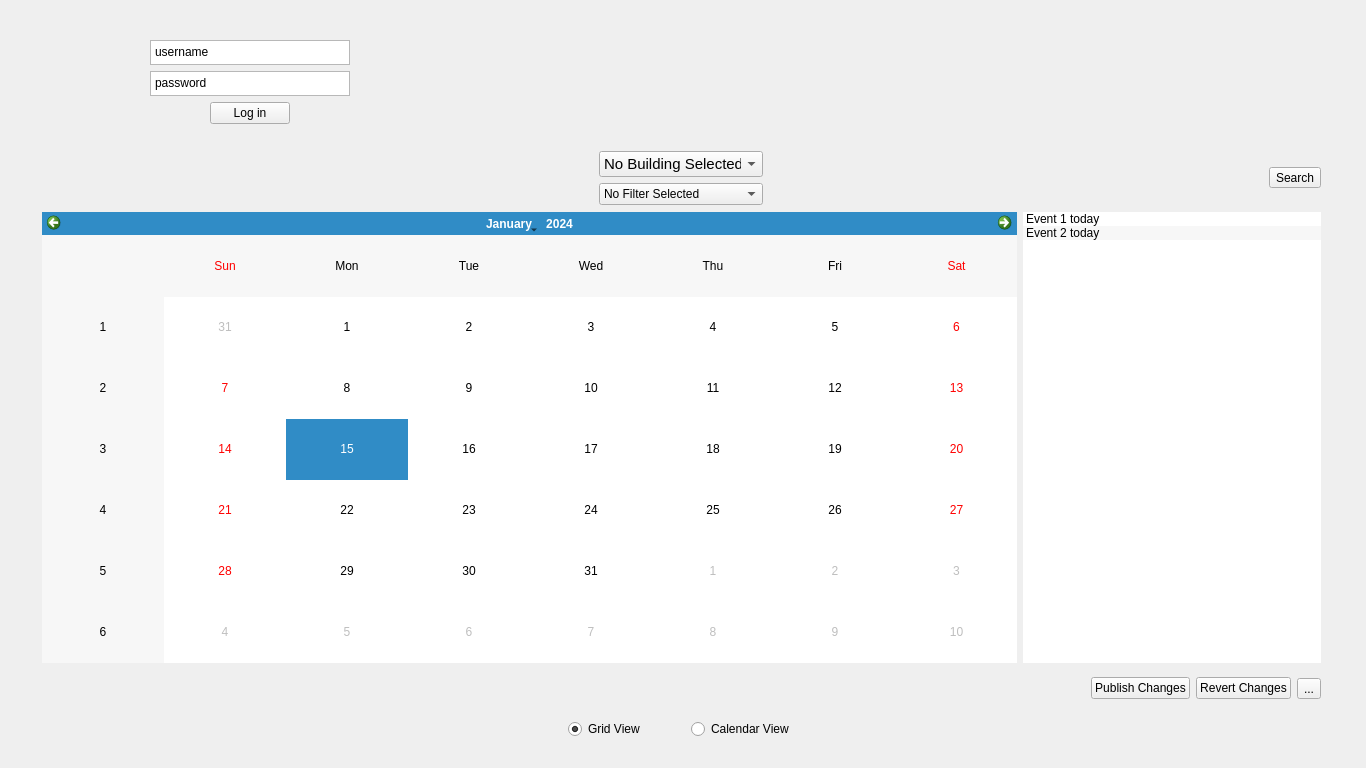
<?xml version="1.0" encoding="UTF-8"?>
<ui version="4.0">
 <class>MainWindow</class>
 <widget class="QMainWindow" name="MainWindow">
  <property name="geometry">
   <rect>
    <x>0</x>
    <y>0</y>
    <width>1366</width>
    <height>768</height>
   </rect>
  </property>
  <property name="sizePolicy">
   <sizepolicy hsizetype="Maximum" vsizetype="Maximum">
    <horstretch>0</horstretch>
    <verstretch>0</verstretch>
   </sizepolicy>
  </property>
  <property name="minimumSize">
   <size>
    <width>1366</width>
    <height>768</height>
   </size>
  </property>
  <property name="maximumSize">
   <size>
    <width>1366</width>
    <height>768</height>
   </size>
  </property>
  <property name="windowTitle">
   <string>MasterPlan</string>
  </property>
  <property name="windowIcon">
   <iconset>
    <normaloff>logo.png</normaloff>logo.png</iconset>
  </property>
  <widget class="QWidget" name="CentralWidget">
   <widget class="QStackedWidget" name="StackedWidgetMain">
    <property name="geometry">
     <rect>
      <x>0</x>
      <y>0</y>
      <width>1371</width>
      <height>771</height>
     </rect>
    </property>
    <property name="acceptDrops">
     <bool>false</bool>
    </property>
    <property name="frameShape">
     <enum>QFrame::NoFrame</enum>
    </property>
    <property name="currentIndex">
     <number>2</number>
    </property>
    <widget class="QWidget" name="HomePage">
     <widget class="QWidget" name="horizontalLayoutWidget">
      <property name="geometry">
       <rect>
        <x>0</x>
        <y>230</y>
        <width>1371</width>
        <height>311</height>
       </rect>
      </property>
      <layout class="QHBoxLayout" name="LayoutHomeHorizontal">
       <item>
        <spacer name="horizontalSpacer_3">
         <property name="orientation">
          <enum>Qt::Horizontal</enum>
         </property>
         <property name="sizeHint" stdset="0">
          <size>
           <width>40</width>
           <height>20</height>
          </size>
         </property>
        </spacer>
       </item>
       <item>
        <layout class="QVBoxLayout" name="LayoutHomeVertical">
         <item>
          <layout class="QHBoxLayout" name="LayoutLogo">
           <item>
            <spacer name="horizontalSpacer_7">
             <property name="orientation">
              <enum>Qt::Horizontal</enum>
             </property>
             <property name="sizeHint" stdset="0">
              <size>
               <width>40</width>
               <height>20</height>
              </size>
             </property>
            </spacer>
           </item>
           <item>
            <widget class="QLabel" name="LabelLogo">
             <property name="sizePolicy">
              <sizepolicy hsizetype="Fixed" vsizetype="Fixed">
               <horstretch>0</horstretch>
               <verstretch>0</verstretch>
              </sizepolicy>
             </property>
             <property name="maximumSize">
              <size>
               <width>200</width>
               <height>200</height>
              </size>
             </property>
             <property name="text">
              <string/>
             </property>
             <property name="pixmap">
              <pixmap>logo.png</pixmap>
             </property>
             <property name="scaledContents">
              <bool>true</bool>
             </property>
            </widget>
           </item>
           <item>
            <spacer name="horizontalSpacer_8">
             <property name="orientation">
              <enum>Qt::Horizontal</enum>
             </property>
             <property name="sizeHint" stdset="0">
              <size>
               <width>40</width>
               <height>20</height>
              </size>
             </property>
            </spacer>
           </item>
          </layout>
         </item>
         <item>
          <widget class="QLabel" name="LabelWelcome">
           <property name="font">
            <font>
             <family>Cambria</family>
             <pointsize>28</pointsize>
             <weight>50</weight>
             <bold>false</bold>
            </font>
           </property>
           <property name="layoutDirection">
            <enum>Qt::LeftToRight</enum>
           </property>
           <property name="frameShape">
            <enum>QFrame::NoFrame</enum>
           </property>
           <property name="text">
            <string>MasterPlan</string>
           </property>
           <property name="alignment">
            <set>Qt::AlignCenter</set>
           </property>
          </widget>
         </item>
         <item>
          <layout class="QHBoxLayout" name="LayoutInput">
           <item>
            <spacer name="horizontalSpacer_9">
             <property name="orientation">
              <enum>Qt::Horizontal</enum>
             </property>
             <property name="sizeHint" stdset="0">
              <size>
               <width>40</width>
               <height>20</height>
              </size>
             </property>
            </spacer>
           </item>
           <item>
            <widget class="QPlainTextEdit" name="ButtonEnterOrg">
             <property name="enabled">
              <bool>true</bool>
             </property>
             <property name="sizePolicy">
              <sizepolicy hsizetype="Preferred" vsizetype="Fixed">
               <horstretch>0</horstretch>
               <verstretch>0</verstretch>
              </sizepolicy>
             </property>
             <property name="maximumSize">
              <size>
               <width>16777215</width>
               <height>25</height>
              </size>
             </property>
             <property name="verticalScrollBarPolicy">
              <enum>Qt::ScrollBarAlwaysOff</enum>
             </property>
             <property name="sizeAdjustPolicy">
              <enum>QAbstractScrollArea::AdjustIgnored</enum>
             </property>
             <property name="plainText">
              <string>Enter organization</string>
             </property>
             <property name="overwriteMode">
              <bool>false</bool>
             </property>
             <property name="backgroundVisible">
              <bool>false</bool>
             </property>
            </widget>
           </item>
           <item>
            <widget class="QPushButton" name="ButtonGo">
             <property name="text">
              <string>Go</string>
             </property>
            </widget>
           </item>
           <item>
            <spacer name="horizontalSpacer_10">
             <property name="orientation">
              <enum>Qt::Horizontal</enum>
             </property>
             <property name="sizeHint" stdset="0">
              <size>
               <width>40</width>
               <height>20</height>
              </size>
             </property>
            </spacer>
           </item>
          </layout>
         </item>
        </layout>
       </item>
       <item>
        <spacer name="horizontalSpacer_4">
         <property name="orientation">
          <enum>Qt::Horizontal</enum>
         </property>
         <property name="sizeHint" stdset="0">
          <size>
           <width>40</width>
           <height>20</height>
          </size>
         </property>
        </spacer>
       </item>
      </layout>
     </widget>
    </widget>
    <widget class="QWidget" name="ErrorPage">
     <widget class="QLabel" name="LabelError">
      <property name="geometry">
       <rect>
        <x>450</x>
        <y>330</y>
        <width>481</width>
        <height>91</height>
       </rect>
      </property>
      <property name="font">
       <font>
        <pointsize>20</pointsize>
       </font>
      </property>
      <property name="text">
       <string>Sorry, there is no such organization. :(</string>
      </property>
     </widget>
     <widget class="QPushButton" name="ButtonGoBack">
      <property name="geometry">
       <rect>
        <x>630</x>
        <y>410</y>
        <width>75</width>
        <height>23</height>
       </rect>
      </property>
      <property name="text">
       <string>Go back</string>
      </property>
     </widget>
    </widget>
    <widget class="QWidget" name="UserPage">
     <widget class="QStackedWidget" name="StackedWidgetUserTypes">
      <property name="geometry">
       <rect>
        <x>150</x>
        <y>20</y>
        <width>231</width>
        <height>111</height>
       </rect>
      </property>
      <widget class="QWidget" name="GuestPage">
       <widget class="QWidget" name="verticalLayoutWidget_2">
        <property name="geometry">
         <rect>
          <x>0</x>
          <y>20</y>
          <width>201</width>
          <height>91</height>
         </rect>
        </property>
        <layout class="QVBoxLayout" name="LayoutLogIn">
         <property name="sizeConstraint">
          <enum>QLayout::SetFixedSize</enum>
         </property>
         <item>
          <widget class="QPlainTextEdit" name="TextUser">
           <property name="maximumSize">
            <size>
             <width>200</width>
             <height>25</height>
            </size>
           </property>
           <property name="plainText">
            <string>username</string>
           </property>
          </widget>
         </item>
         <item>
          <widget class="QPlainTextEdit" name="TextPass">
           <property name="sizePolicy">
            <sizepolicy hsizetype="Preferred" vsizetype="Preferred">
             <horstretch>0</horstretch>
             <verstretch>0</verstretch>
            </sizepolicy>
           </property>
           <property name="maximumSize">
            <size>
             <width>200</width>
             <height>25</height>
            </size>
           </property>
           <property name="plainText">
            <string>password</string>
           </property>
          </widget>
         </item>
         <item>
          <layout class="QHBoxLayout" name="LayoutButton">
           <item>
            <spacer name="horizontalSpacer_11">
             <property name="orientation">
              <enum>Qt::Horizontal</enum>
             </property>
             <property name="sizeHint" stdset="0">
              <size>
               <width>40</width>
               <height>20</height>
              </size>
             </property>
            </spacer>
           </item>
           <item>
            <widget class="QPushButton" name="ButtonLogIn">
             <property name="text">
              <string>Log in</string>
             </property>
            </widget>
           </item>
           <item>
            <spacer name="horizontalSpacer_12">
             <property name="orientation">
              <enum>Qt::Horizontal</enum>
             </property>
             <property name="sizeHint" stdset="0">
              <size>
               <width>40</width>
               <height>20</height>
              </size>
             </property>
            </spacer>
           </item>
          </layout>
         </item>
        </layout>
       </widget>
      </widget>
      <widget class="QWidget" name="LoggedUserPage">
       <widget class="QWidget" name="verticalLayoutWidget">
        <property name="geometry">
         <rect>
          <x>0</x>
          <y>0</y>
          <width>179</width>
          <height>52</height>
         </rect>
        </property>
        <layout class="QVBoxLayout" name="LayoutWelcomeUser">
         <item>
          <widget class="QLabel" name="LabelWelcomeUser">
           <property name="font">
            <font>
             <pointsize>12</pointsize>
            </font>
           </property>
           <property name="text">
            <string>Welcome, &lt;insert user&gt;</string>
           </property>
          </widget>
         </item>
         <item>
          <layout class="QHBoxLayout" name="LayoutLogOut">
           <item>
            <widget class="QPushButton" name="ButtonLogOut">
             <property name="text">
              <string>Log out</string>
             </property>
            </widget>
           </item>
           <item>
            <spacer name="horizontalSpacer_2">
             <property name="orientation">
              <enum>Qt::Horizontal</enum>
             </property>
             <property name="sizeHint" stdset="0">
              <size>
               <width>40</width>
               <height>20</height>
              </size>
             </property>
            </spacer>
           </item>
          </layout>
         </item>
        </layout>
       </widget>
       <widget class="QToolButton" name="ButtonMessages">
        <property name="geometry">
         <rect>
          <x>0</x>
          <y>60</y>
          <width>41</width>
          <height>41</height>
         </rect>
        </property>
        <property name="text">
         <string>Messages</string>
        </property>
        <property name="icon">
         <iconset>
          <normaloff>message.png</normaloff>message.png</iconset>
        </property>
        <property name="iconSize">
         <size>
          <width>30</width>
          <height>30</height>
         </size>
        </property>
       </widget>
       <widget class="QToolButton" name="ButtonEdit">
        <property name="geometry">
         <rect>
          <x>50</x>
          <y>60</y>
          <width>41</width>
          <height>41</height>
         </rect>
        </property>
        <property name="text">
         <string>Search</string>
        </property>
        <property name="icon">
         <iconset>
          <normaloff>edit.png</normaloff>edit.png</iconset>
        </property>
        <property name="iconSize">
         <size>
          <width>30</width>
          <height>30</height>
         </size>
        </property>
       </widget>
      </widget>
     </widget>
     <widget class="QLabel" name="LabelLogo_2">
      <property name="geometry">
       <rect>
        <x>30</x>
        <y>20</y>
        <width>111</width>
        <height>111</height>
       </rect>
      </property>
      <property name="sizePolicy">
       <sizepolicy hsizetype="Fixed" vsizetype="Fixed">
        <horstretch>0</horstretch>
        <verstretch>0</verstretch>
       </sizepolicy>
      </property>
      <property name="maximumSize">
       <size>
        <width>200</width>
        <height>200</height>
       </size>
      </property>
      <property name="text">
       <string/>
      </property>
      <property name="pixmap">
       <pixmap>logo.png</pixmap>
      </property>
      <property name="scaledContents">
       <bool>true</bool>
      </property>
     </widget>
     <widget class="QWidget" name="formLayoutWidget">
      <property name="geometry">
       <rect>
        <x>40</x>
        <y>150</y>
        <width>1281</width>
        <height>592</height>
       </rect>
      </property>
      <layout class="QGridLayout" name="LayoutMainView">
       <item row="3" column="0">
        <layout class="QHBoxLayout" name="LayoutSelectView">
         <property name="sizeConstraint">
          <enum>QLayout::SetFixedSize</enum>
         </property>
         <item>
          <spacer name="horizontalSpacer_13">
           <property name="orientation">
            <enum>Qt::Horizontal</enum>
           </property>
           <property name="sizeHint" stdset="0">
            <size>
             <width>40</width>
             <height>20</height>
            </size>
           </property>
          </spacer>
         </item>
         <item>
          <layout class="QHBoxLayout" name="LayoutButtons">
           <property name="sizeConstraint">
            <enum>QLayout::SetFixedSize</enum>
           </property>
           <item>
            <widget class="QRadioButton" name="ButtonGrid">
             <property name="text">
              <string>Grid View</string>
             </property>
             <property name="checked">
              <bool>true</bool>
             </property>
            </widget>
           </item>
           <item>
            <spacer name="horizontalSpacer">
             <property name="orientation">
              <enum>Qt::Horizontal</enum>
             </property>
             <property name="sizeType">
              <enum>QSizePolicy::Fixed</enum>
             </property>
             <property name="sizeHint" stdset="0">
              <size>
               <width>40</width>
               <height>20</height>
              </size>
             </property>
            </spacer>
           </item>
           <item>
            <widget class="QRadioButton" name="ButtonCalendar">
             <property name="text">
              <string>Calendar View</string>
             </property>
            </widget>
           </item>
          </layout>
         </item>
         <item>
          <spacer name="horizontalSpacer_14">
           <property name="orientation">
            <enum>Qt::Horizontal</enum>
           </property>
           <property name="sizeHint" stdset="0">
            <size>
             <width>40</width>
             <height>20</height>
            </size>
           </property>
          </spacer>
         </item>
        </layout>
       </item>
       <item row="2" column="0">
        <widget class="QStackedWidget" name="MainView">
         <property name="sizePolicy">
          <sizepolicy hsizetype="Preferred" vsizetype="Preferred">
           <horstretch>0</horstretch>
           <verstretch>0</verstretch>
          </sizepolicy>
         </property>
         <property name="minimumSize">
          <size>
           <width>500</width>
           <height>500</height>
          </size>
         </property>
         <property name="maximumSize">
          <size>
           <width>2000</width>
           <height>500</height>
          </size>
         </property>
         <property name="frameShape">
          <enum>QFrame::NoFrame</enum>
         </property>
         <widget class="QWidget" name="CalendarView">
          <widget class="QWidget" name="horizontalLayoutWidget_6">
           <property name="geometry">
            <rect>
             <x>0</x>
             <y>456</y>
             <width>1281</width>
             <height>41</height>
            </rect>
           </property>
           <layout class="QHBoxLayout" name="LayoutCalToolbar">
            <item>
             <spacer name="horizontalSpacer_17">
              <property name="orientation">
               <enum>Qt::Horizontal</enum>
              </property>
              <property name="sizeType">
               <enum>QSizePolicy::Expanding</enum>
              </property>
              <property name="sizeHint" stdset="0">
               <size>
                <width>243</width>
                <height>18</height>
               </size>
              </property>
             </spacer>
            </item>
            <item>
             <widget class="QPushButton" name="ButtonCalPublish">
              <property name="text">
               <string>Publish Changes</string>
              </property>
             </widget>
            </item>
            <item>
             <widget class="QPushButton" name="ButtonCalRevert">
              <property name="text">
               <string>Revert Changes</string>
              </property>
             </widget>
            </item>
            <item>
             <widget class="QToolButton" name="ButtonSave">
              <property name="sizePolicy">
               <sizepolicy hsizetype="Fixed" vsizetype="Fixed">
                <horstretch>41</horstretch>
                <verstretch>41</verstretch>
               </sizepolicy>
              </property>
              <property name="text">
               <string>...</string>
              </property>
              <property name="icon">
               <iconset>
                <normaloff>save.png</normaloff>save.png</iconset>
              </property>
              <property name="iconSize">
               <size>
                <width>30</width>
                <height>30</height>
               </size>
              </property>
             </widget>
            </item>
           </layout>
          </widget>
          <widget class="QWidget" name="horizontalLayoutWidget_7">
           <property name="geometry">
            <rect>
             <x>2</x>
             <y>0</y>
             <width>1281</width>
             <height>451</height>
            </rect>
           </property>
           <layout class="QHBoxLayout" name="LayoutCalendar">
            <item>
             <widget class="QCalendarWidget" name="Calendar">
              <property name="locale">
               <locale language="English" country="UnitedStates"/>
              </property>
              <property name="maximumDate">
               <date>
                <year>9999</year>
                <month>12</month>
                <day>30</day>
               </date>
              </property>
              <property name="gridVisible">
               <bool>false</bool>
              </property>
             </widget>
            </item>
            <item>
             <widget class="QListWidget" name="ListWidgetEvents">
              <property name="sizePolicy">
               <sizepolicy hsizetype="Fixed" vsizetype="Expanding">
                <horstretch>0</horstretch>
                <verstretch>0</verstretch>
               </sizepolicy>
              </property>
              <property name="minimumSize">
               <size>
                <width>300</width>
                <height>0</height>
               </size>
              </property>
              <property name="maximumSize">
               <size>
                <width>300</width>
                <height>16777215</height>
               </size>
              </property>
              <property name="font">
               <font>
                <kerning>true</kerning>
               </font>
              </property>
              <property name="frameShape">
               <enum>QFrame::NoFrame</enum>
              </property>
              <property name="alternatingRowColors">
               <bool>true</bool>
              </property>
              <item>
               <property name="text">
                <string>Event 1 today</string>
               </property>
              </item>
              <item>
               <property name="text">
                <string>Event 2 today</string>
               </property>
              </item>
             </widget>
            </item>
           </layout>
          </widget>
         </widget>
         <widget class="QWidget" name="GridView">
          <widget class="QWidget" name="horizontalLayoutWidget_5">
           <property name="geometry">
            <rect>
             <x>0</x>
             <y>456</y>
             <width>1281</width>
             <height>41</height>
            </rect>
           </property>
           <layout class="QHBoxLayout" name="LayoutGridToolbar">
            <item>
             <spacer name="horizontalSpacer_19">
              <property name="orientation">
               <enum>Qt::Horizontal</enum>
              </property>
              <property name="sizeType">
               <enum>QSizePolicy::Fixed</enum>
              </property>
              <property name="sizeHint" stdset="0">
               <size>
                <width>20</width>
                <height>20</height>
               </size>
              </property>
             </spacer>
            </item>
            <item>
             <widget class="QLabel" name="LabelFloor">
              <property name="minimumSize">
               <size>
                <width>0</width>
                <height>25</height>
               </size>
              </property>
              <property name="maximumSize">
               <size>
                <width>16777215</width>
                <height>25</height>
               </size>
              </property>
              <property name="text">
               <string>Floor</string>
              </property>
              <property name="alignment">
               <set>Qt::AlignCenter</set>
              </property>
             </widget>
            </item>
            <item>
             <widget class="QSpinBox" name="SpinBoxFloor"/>
            </item>
            <item>
             <spacer name="horizontalSpacer_15">
              <property name="orientation">
               <enum>Qt::Horizontal</enum>
              </property>
              <property name="sizeType">
               <enum>QSizePolicy::Expanding</enum>
              </property>
              <property name="sizeHint" stdset="0">
               <size>
                <width>243</width>
                <height>18</height>
               </size>
              </property>
             </spacer>
            </item>
            <item>
             <widget class="QPushButton" name="ButtonGridRevert">
              <property name="text">
               <string>Revert Changes</string>
              </property>
             </widget>
            </item>
            <item>
             <widget class="QPushButton" name="ButtonGridPublish">
              <property name="text">
               <string>Publish Changes</string>
              </property>
             </widget>
            </item>
           </layout>
          </widget>
          <widget class="QFrame" name="FrameGrid">
           <property name="geometry">
            <rect>
             <x>0</x>
             <y>0</y>
             <width>1281</width>
             <height>451</height>
            </rect>
           </property>
           <property name="frameShape">
            <enum>QFrame::Box</enum>
           </property>
           <property name="frameShadow">
            <enum>QFrame::Raised</enum>
           </property>
           <widget class="QWidget" name="gridLayoutWidget">
            <property name="geometry">
             <rect>
              <x>0</x>
              <y>0</y>
              <width>1281</width>
              <height>451</height>
             </rect>
            </property>
            <layout class="QGridLayout" name="Grid">
             <property name="spacing">
              <number>0</number>
             </property>
             <item row="0" column="0">
              <widget class="QPushButton" name="pushButton">
               <property name="sizePolicy">
                <sizepolicy hsizetype="Fixed" vsizetype="Fixed">
                 <horstretch>0</horstretch>
                 <verstretch>0</verstretch>
                </sizepolicy>
               </property>
               <property name="minimumSize">
                <size>
                 <width>100</width>
                 <height>100</height>
                </size>
               </property>
               <property name="maximumSize">
                <size>
                 <width>100</width>
                 <height>100</height>
                </size>
               </property>
               <property name="text">
                <string>Room1</string>
               </property>
              </widget>
             </item>
             <item row="0" column="2">
              <widget class="QPushButton" name="pushButton_3">
               <property name="sizePolicy">
                <sizepolicy hsizetype="Fixed" vsizetype="Fixed">
                 <horstretch>0</horstretch>
                 <verstretch>0</verstretch>
                </sizepolicy>
               </property>
               <property name="minimumSize">
                <size>
                 <width>100</width>
                 <height>100</height>
                </size>
               </property>
               <property name="maximumSize">
                <size>
                 <width>100</width>
                 <height>100</height>
                </size>
               </property>
               <property name="text">
                <string>Room3</string>
               </property>
              </widget>
             </item>
             <item row="0" column="1">
              <widget class="QPushButton" name="pushButton_2">
               <property name="sizePolicy">
                <sizepolicy hsizetype="Fixed" vsizetype="Fixed">
                 <horstretch>0</horstretch>
                 <verstretch>0</verstretch>
                </sizepolicy>
               </property>
               <property name="minimumSize">
                <size>
                 <width>100</width>
                 <height>100</height>
                </size>
               </property>
               <property name="maximumSize">
                <size>
                 <width>100</width>
                 <height>100</height>
                </size>
               </property>
               <property name="text">
                <string>Room2</string>
               </property>
              </widget>
             </item>
             <item row="1" column="0">
              <widget class="QPushButton" name="pushButton_4">
               <property name="sizePolicy">
                <sizepolicy hsizetype="Fixed" vsizetype="Fixed">
                 <horstretch>0</horstretch>
                 <verstretch>0</verstretch>
                </sizepolicy>
               </property>
               <property name="minimumSize">
                <size>
                 <width>100</width>
                 <height>100</height>
                </size>
               </property>
               <property name="maximumSize">
                <size>
                 <width>100</width>
                 <height>100</height>
                </size>
               </property>
               <property name="text">
                <string>Room4</string>
               </property>
              </widget>
             </item>
             <item row="1" column="1">
              <widget class="QPushButton" name="pushButton_5">
               <property name="sizePolicy">
                <sizepolicy hsizetype="Fixed" vsizetype="Fixed">
                 <horstretch>0</horstretch>
                 <verstretch>0</verstretch>
                </sizepolicy>
               </property>
               <property name="minimumSize">
                <size>
                 <width>100</width>
                 <height>100</height>
                </size>
               </property>
               <property name="maximumSize">
                <size>
                 <width>100</width>
                 <height>100</height>
                </size>
               </property>
               <property name="text">
                <string>Room5</string>
               </property>
              </widget>
             </item>
            </layout>
           </widget>
          </widget>
         </widget>
        </widget>
       </item>
       <item row="1" column="0">
        <layout class="QHBoxLayout" name="LayoutToolbar">
         <item>
          <spacer name="horizontalSpacer_5">
           <property name="orientation">
            <enum>Qt::Horizontal</enum>
           </property>
           <property name="sizeHint" stdset="0">
            <size>
             <width>40</width>
             <height>20</height>
            </size>
           </property>
          </spacer>
         </item>
         <item>
          <layout class="QVBoxLayout" name="LayoutComboBoxVertical">
           <item>
            <widget class="QComboBox" name="ComboBoxBuildings">
             <property name="font">
              <font>
               <pointsize>11</pointsize>
               <italic>false</italic>
               <strikeout>false</strikeout>
              </font>
             </property>
             <property name="frame">
              <bool>true</bool>
             </property>
             <item>
              <property name="text">
               <string>No Building Selected</string>
              </property>
             </item>
             <item>
              <property name="text">
               <string>Building 1</string>
              </property>
             </item>
             <item>
              <property name="text">
               <string>Building 2</string>
              </property>
             </item>
             <item>
              <property name="text">
               <string>Building 3</string>
              </property>
             </item>
            </widget>
           </item>
           <item>
            <widget class="QComboBox" name="ComboBoxFilters">
             <property name="frame">
              <bool>true</bool>
             </property>
             <item>
              <property name="text">
               <string>No Filter Selected</string>
              </property>
             </item>
             <item>
              <property name="text">
               <string>Filter 1</string>
              </property>
             </item>
             <item>
              <property name="text">
               <string>Filter 2</string>
              </property>
             </item>
             <item>
              <property name="text">
               <string>Filter 3</string>
              </property>
             </item>
            </widget>
           </item>
          </layout>
         </item>
         <item>
          <spacer name="horizontalSpacer_6">
           <property name="orientation">
            <enum>Qt::Horizontal</enum>
           </property>
           <property name="sizeType">
            <enum>QSizePolicy::Fixed</enum>
           </property>
           <property name="sizeHint" stdset="0">
            <size>
             <width>500</width>
             <height>20</height>
            </size>
           </property>
          </spacer>
         </item>
         <item>
          <widget class="QToolButton" name="ButtonSearch">
           <property name="text">
            <string>Search</string>
           </property>
           <property name="icon">
            <iconset>
             <normaloff>search.png</normaloff>search.png</iconset>
           </property>
           <property name="iconSize">
            <size>
             <width>30</width>
             <height>30</height>
            </size>
           </property>
          </widget>
         </item>
        </layout>
       </item>
      </layout>
     </widget>
    </widget>
   </widget>
  </widget>
 </widget>
 <resources/>
 <connections/>
</ui>
